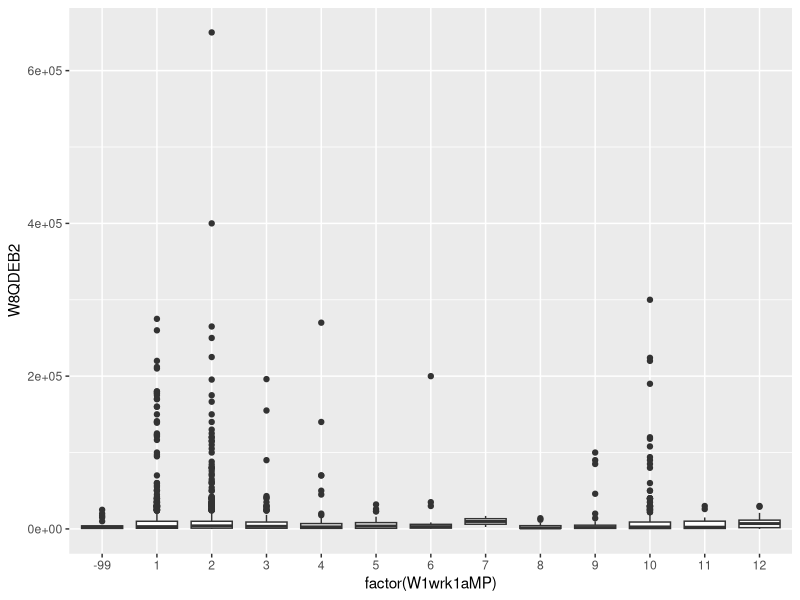
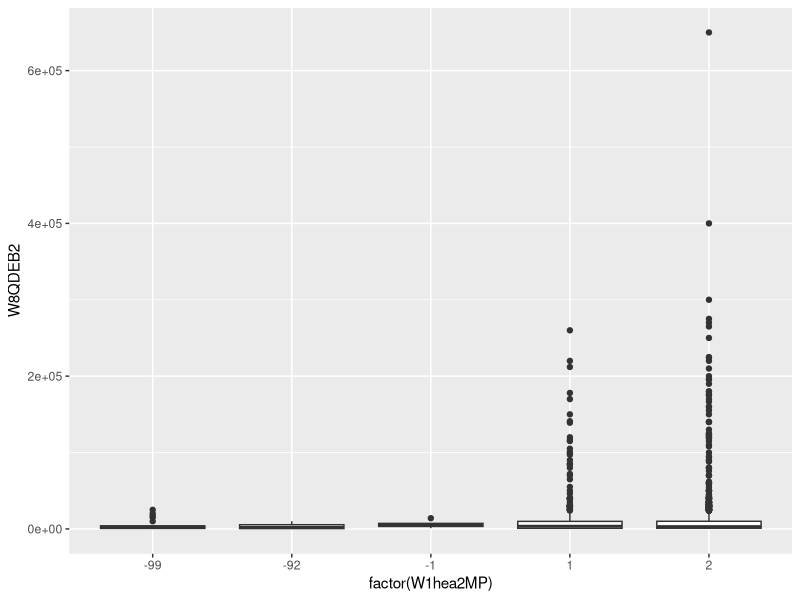
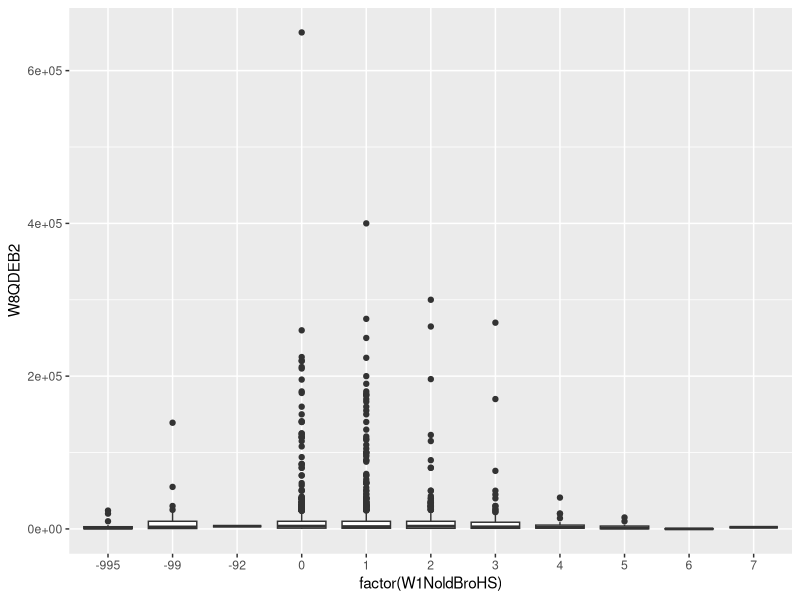
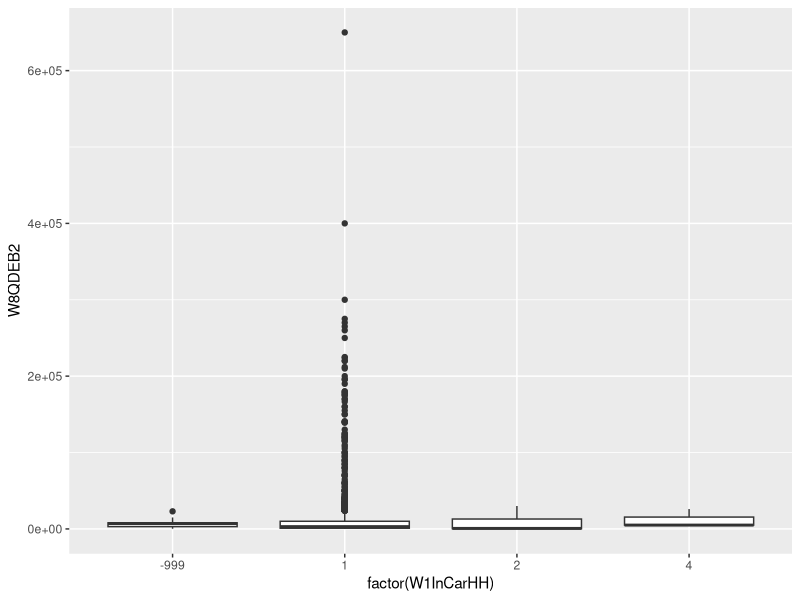
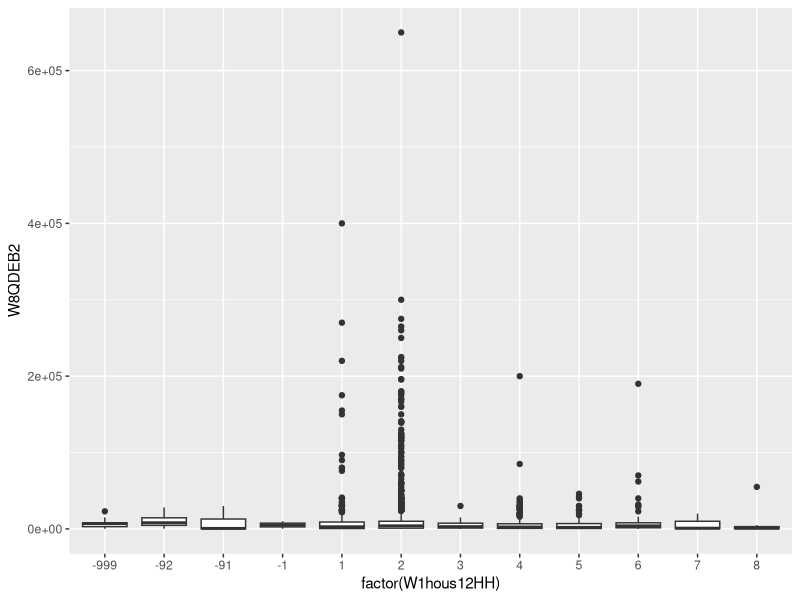
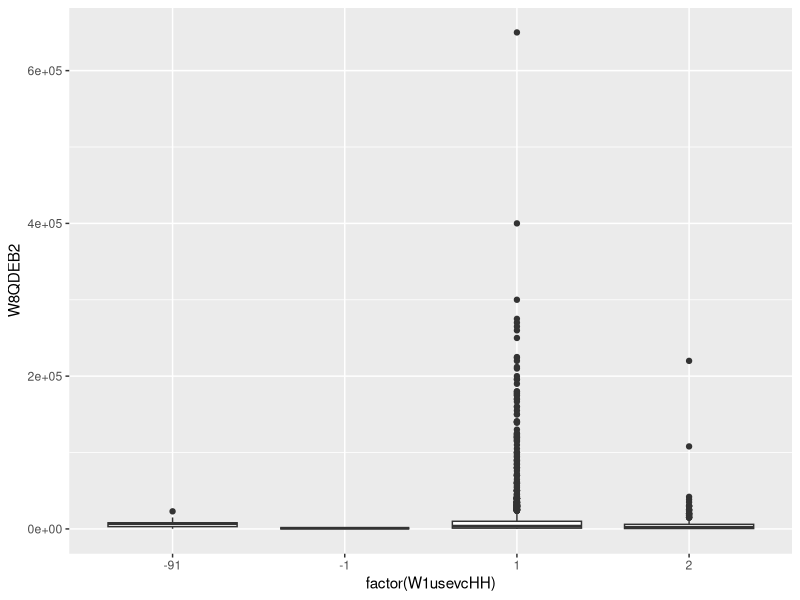
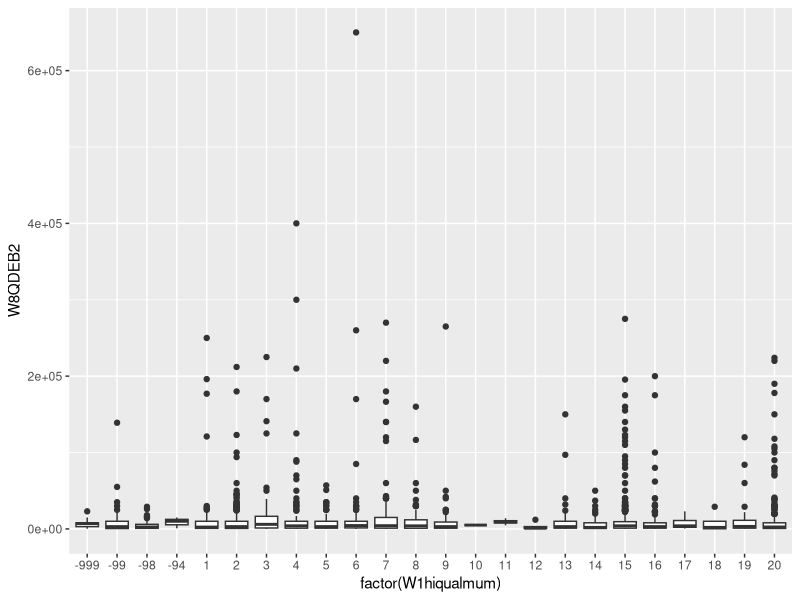
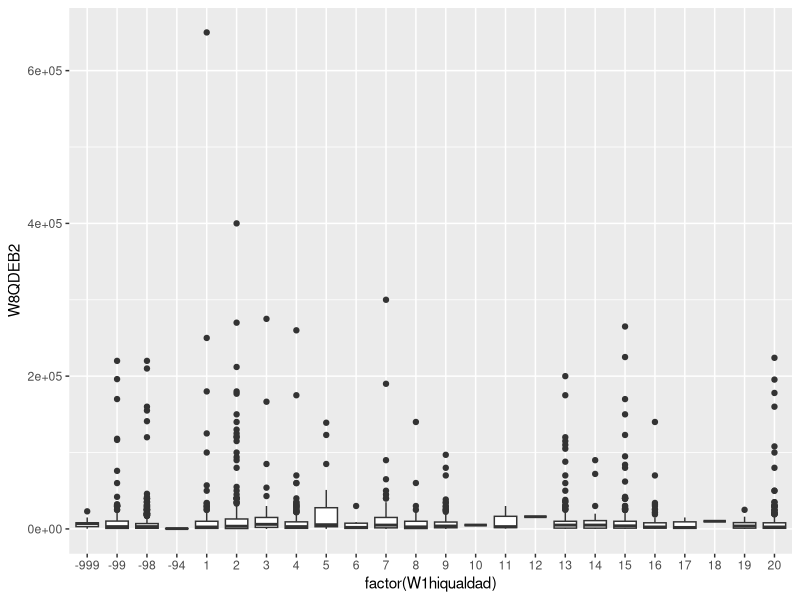

Source code (R) for these figures, in order: (Note: this script raises an error after producing the figures.)
## ---- chunk 1
rm(list=ls())
library(arm)
library(ggplot2)
library(dplyr)
library(tidyr)
library(gridExtra)
## ---- chunk 2
data<-read.csv("data/W8QDEB2.csv",header = TRUE, stringsAsFactors=TRUE)
head(data)
summary(data)
dim(data)
## ---- chunk 3
W1wrk1aMP<-ggplot(data=data, aes(x=factor(W1wrk1aMP),y=W8QDEB2)) +
  geom_boxplot()
  
W1wrk1aMP
## ---- chunk 4
W1hea2MP<-ggplot(data=data, aes(x=factor(W1hea2MP),y=W8QDEB2)) +
  geom_boxplot()
  
W1hea2MP
## ---- chunk 5
W1NoldBroHS<-ggplot(data=data, aes(x=factor(W1NoldBroHS),y=W8QDEB2)) +
  geom_boxplot()
  
W1NoldBroHS
## ---- chunk 6
W1InCarHH<-ggplot(data=data, aes(x=factor(W1InCarHH),y=W8QDEB2)) +
  geom_boxplot()
  
W1InCarHH
## ---- chunk 7
W1hous12HH<-ggplot(data=data, aes(x=factor(W1hous12HH),y=W8QDEB2)) +
  geom_boxplot()
  
W1hous12HH
## ---- chunk 8
W1usevcHH<-ggplot(data=data, aes(x=factor(W1usevcHH),y=W8QDEB2)) +
  geom_boxplot()
  
W1usevcHH
## ---- chunk 9
W1hiqualmum<-ggplot(data=data, aes(x=factor(W1hiqualmum),y=W8QDEB2)) +
  geom_boxplot()
  
W1hiqualmum
## ---- chunk 10
W1hiqualdad<-ggplot(data=data, aes(x=factor(W1hiqualdad),y=W8QDEB2)) +
  geom_boxplot()
  
W1hiqualdad
## ---- chunk 11
W1wrkfulldad<-ggplot(data=data, aes(x=factor(W1wrkfulldad),y=W8QDEB2)) +
  geom_boxplot()
  
W1wrkfulldad
## ---- chunk 12
W1wrkfullmum<-ggplot(data=data, aes(x=factor(W1wrkfullmum),y=W8QDEB2)) +
  geom_boxplot()
  
W1wrkfullmum
## ---- chunk 13
W1empsmum<-ggplot(data=data, aes(x=factor(W1empsmum),y=W8QDEB2)) +
  geom_boxplot()
  
W1empsmum
## ---- chunk 14
W1empsdad<-ggplot(data=data, aes(x=factor(W1empsdad),y=W8QDEB2)) +
  geom_boxplot()
  
W1empsdad
## ---- chunk 15
IndSchool<-ggplot(data=data, aes(x=factor(IndSchool),y=W8QDEB2)) +
  geom_boxplot()
  
IndSchool
## ---- chunk 16
W1marstatmum<-ggplot(data=data, aes(x=factor(W1marstatmum),y=W8QDEB2)) +
  geom_boxplot()
  
W1marstatmum
## ---- chunk 17
W1depkids<-ggplot(data=data, aes(x=factor(W1depkids),y=W8QDEB2)) +
  geom_boxplot()
  
W1depkids
## ---- chunk 18
W1famtyp2<-ggplot(data=data, aes(x=factor(W1famtyp2),y=W8QDEB2)) +
  geom_boxplot()
  
W1famtyp2
## ---- chunk 19
W1nssecfam<-ggplot(data=data, aes(x=factor(W1nssecfam),y=W8QDEB2)) +
  geom_boxplot()
  
W1nssecfam
## ---- chunk 20
W1ethgrpYP<-ggplot(data=data, aes(x=factor(W1ethgrpYP),y=W8QDEB2)) +
  geom_boxplot()
  
W1ethgrpYP
## ---- chunk 21
W1heposs9YP<-ggplot(data=data, aes(x=factor(W1heposs9YP),y=W8QDEB2)) +
  geom_boxplot()
  
W1heposs9YP
## ---- chunk 22
W1hwndayYP<-ggplot(data=data, aes(x=factor(W1hwndayYP),y=W8QDEB2)) +
  geom_boxplot()
  
W1hwndayYP
## ---- chunk 23
W1truantYP<-ggplot(data=data, aes(x=factor(W1truantYP),y=W8QDEB2)) +
  geom_boxplot()
  
W1truantYP
## ---- chunk 24
W1alceverYP<-ggplot(data=data, aes(x=factor(W1alceverYP),y=W8QDEB2)) +
  geom_boxplot()
  
W1alceverYP
## ---- chunk 25
W1bulrc<-ggplot(data=data, aes(x=factor(W1bulrc),y=W8QDEB2)) +
  geom_boxplot()
  
W1bulrc
## ---- chunk 26
W1disabYP<-ggplot(data=data, aes(x=factor(W1disabYP),y=W8QDEB2)) +
  geom_boxplot()
  
W1disabYP
## ---- chunk 27
W1GrssyrHH<-ggplot(data, aes(x = W1GrssyrHH, y = W8QDEB2)) + 
  geom_point(alpha=0.5)

W1GrssyrHH
## ---- chunk 28
W1yschat1<-ggplot(data, aes(x = W1yschat1, y = W8QDEB2)) + 
  geom_point(alpha=0.5)

W1yschat1
## ---- chunk 29
W2ghq12scr <- ggplot(data=data, aes(x=factor(W2ghq12scr), y=W8QDEB2)) +
  geom_point(alpha=0.5)
W2ghq12scr
## ---- chunk 30
W2disc1YP <- ggplot(data=data, aes(x=factor(W2disc1YP), y=W8QDEB2)) +
  geom_boxplot()
W2disc1YP
## ---- chunk 31
W2depressYP <- ggplot(data=data, aes(x=factor(W2depressYP), y=W8QDEB2)) +
  geom_boxplot()
W2depressYP
## ---- chunk 32
percentages <- c()
for (col in names(data)) {
    column <- data[[col]]
    count <- sum(column >= -999 & column <= -1)
    total_values <- length(column)
    percentage <- (count / total_values) * 100
    percentages <- c(percentages, percentage)
}

missing <- data.frame(Column = names(data), Percentage = percentages)
missing
## ---- chunk 33
new.data <- subset(data, W1wrk1aMP>-1 &
                         W1condur5MP>-1 &
                         W1hea2MP>-1&
                         W1NoldBroHS>-1&
                         W1InCarHH>-1&
                         W1hous12HH>-1&
                         W1usevcHH>-1&
                         W1hiqualmum>-1&
                         W1wrkfullmum>-1&
                         W1empsmum>-1&
                         W1marstatmum>-1&
                         W1depkids>-1&
                         W1famtyp2>-1&
                         W1nssecfam>-1&
                         W1ethgrpYP>-1&
                         W1heposs9YP>-1&			
                         W1hwndayYP>-1&			
                         W1truantYP>-1&			
                         W1alceverYP>-1&		
                         W1bulrc>-1&		
                         W1disabYP>-1&		
                         W2disc1YP>-1&			
                         W2depressYP>-1&
                         W4CannTryYP>-1&			
                         W4NamesYP>-1&			
                         W4RacismYP>-1&			
                         W4empsYP>-1&			
                         W5JobYP>-1&			
                         W5EducYP>-1&			
                         W5Apprent1YP>-1&
                         W6JobYP>-1&			
                         W6UnivYP>-1&
                         W6OwnchiDV>-1&
                         W8DMARSTAT>-1&			
                         W8TENURE
                         )
dim(new.data)
## ---- chunk 34
data[, columns_more_than_10_percent] <- lapply(data[, columns_more_than_10_percent], function(x) {
    x[x >= -999 & x <= -1] <- NA
    return(x)
})
## ---- chunk 35
